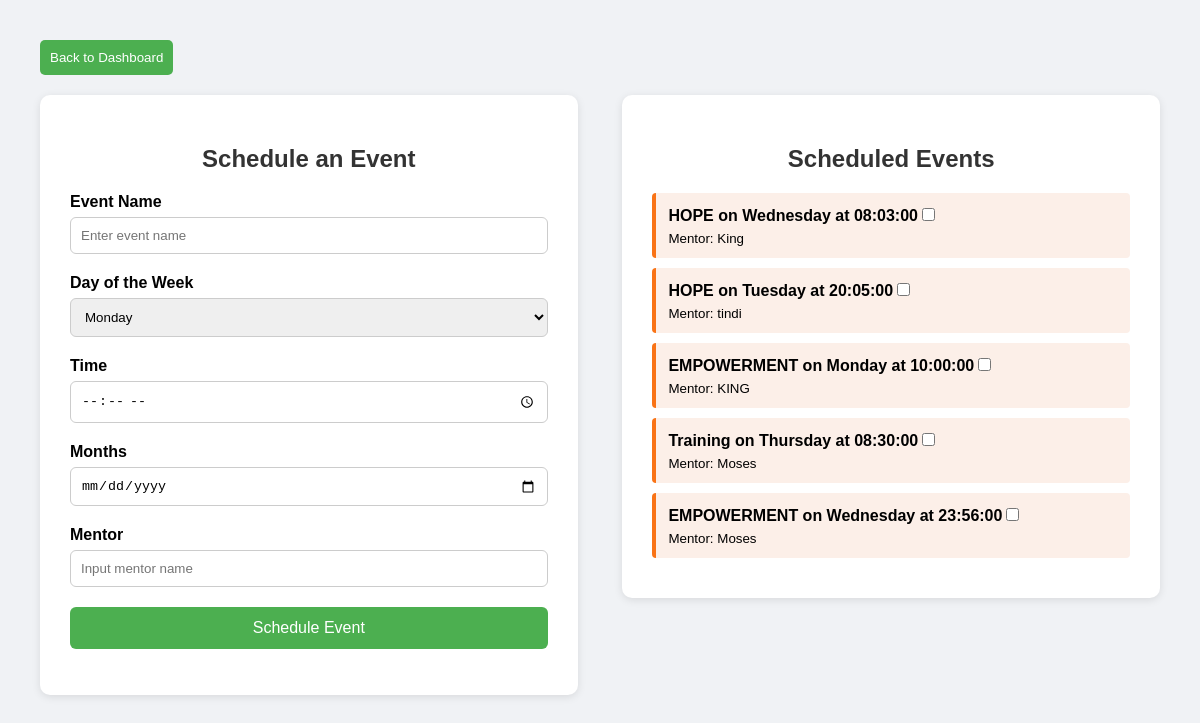
Screenshot of /events.php (signed in) with the database file from the repository.
### tables this page shows
CREATE TABLE `sessions` (
  `id` int(11) NOT NULL,
  `EventName` varchar(255) NOT NULL,
  `Day` enum('Monday','Tuesday','Wednesday','Thursday','Friday','Saturday','Sunday') NOT NULL,
  `Time` time NOT NULL,
  `Date` date NOT NULL,
  `MentorName` char(255) NOT NULL,
  `match_id` int(11) DEFAULT NULL,
  `session_date` date DEFAULT NULL
);

### events.php (the view, shortened to what this page needs)
<!DOCTYPE html>
<html lang="en">
<head>
</head>
<body>
  <div>
 <button onclick="window.location.href='mentordashboard.php'" >Back to Dashboard</button>
 </div>
  <div class="scheduler-container">
    <h2>Schedule an Event</h2>
    <form method="post" action="events.php">
      <div class="form-group">
      <label for="event-name">Event Name</label>
      <input type="text" id="event-name" placeholder="Enter event name" name="event-name" required>
    </div>
    <div class="form-group">
      <label for="day">Day of the Week</label>
      <select id="day"  name="day">
        <option>Monday</option>
      </select>
    </div>
    <div class="form-group">
      <label for="time">Time</label>
      <input type="time" id="time" name="time" required>
    </div>
    <div class="form-group">
      <label for="months">Months</label>
      <input type="date" id="months" placeholder="Enter number of months" name="months" required>
    </div>
    <div class="form-group">
      <label for="mentor">Mentor</label>
      <input type="text" id="mentor" placeholder="Input mentor name" name="mentor" required>
    </div>
   <input type="submit" value= "Schedule Event" onclick="eventsheduler()" name="schedule_event" id="submit">
  </div>
  <div class="events-container">
    <h2>Scheduled Events</h2>
     <?php
    $conn = mysqli_connect('localhost', 'root', '', 'mentorlink');
    $sql = "SELECT * FROM sessions";
    $result = mysqli_query($conn, $sql);
    if (mysqli_num_rows($result) > 0) {
      while ($row = mysqli_fetch_assoc($result)) {
        echo '<div class="notification event-notification">';
        echo '<label>' . $row['EventName'] . ' on ' . $row['Day'] . ' at ' . $row['Time'];
        echo '<input type="checkbox"><br>';
        echo '</label>';
        echo '<small>Mentor: ' . $row['MentorName'] . '</small>';
        echo '</div>';
      }
    } else {
      echo '<p>No events scheduled yet.</p>';
    }
    ?>
  </div>
</body>
</html>

### events.php (style rules this page uses)
body { background-color: #f0f2f5; font-family: Arial, sans-serif; padding: 40px; margin: 0; }
.scheduler-container, .events-container { background-color: #fff; width: 48%; padding: 30px; border-radius: 10px; box-shadow: 0 2px 8px rgba(0,0,0,0.1); box-sizing: border-box; float: left; margin-right: 4%; }
.events-container { margin-right: 0; }
h2 { text-align: center; color: #333; }
.form-group { margin-bottom: 20px; }
label { display: block; margin-bottom: 6px; font-weight: bold; }
input[type="text"], input[type="date"], input[type="time"], select { width: 100%; padding: 10px; border-radius: 6px; border: 1px solid #ccc; }
#submit { background-color: #4CAF50; color: white; padding: 12px; border: none; border-radius: 6px; width: 100%; cursor: pointer; font-size: 16px; }
.notification { background-color: #e9f0f7; padding: 12px; margin-bottom: 10px; border-left: 4px solid #3b82f6; border-radius: 4px; white-space: normal; word-wrap: break-word; }
.event-notification { background-color: #fcefe8; border-left-color: #f97316; }
button { text-align: left; padding: 10px; margin-bottom: 20px; background-color: #4CAF50; color: white; border: none; border-radius: 5px; cursor: pointer; }

### rows the page displays
sessions: EventName "HOPE", Day "Wednesday", Time "08:03:00", MentorName "King"
sessions: EventName "HOPE", Day "Tuesday", Time "20:05:00", MentorName "tindi"
sessions: EventName "EMPOWERMENT", Day "Monday", Time "10:00:00", MentorName "KING"
sessions: EventName "Training", Day "Thursday", Time "08:30:00", MentorName "Moses"
sessions: EventName "EMPOWERMENT", Day "Wednesday", Time "23:56:00", MentorName "Moses"
